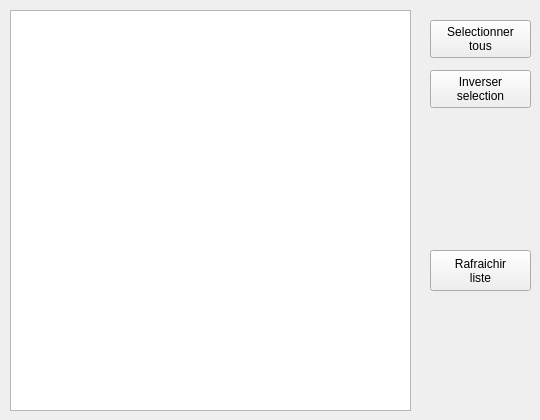
      <widget class="QWidget" name="tab_Test">
       <attribute name="title">
        <string>TEST</string>
       </attribute>
       <widget class="QListWidget" name="listWidget_Test">
        <property name="geometry">
         <rect>
          <x>10</x>
          <y>10</y>
          <width>401</width>
          <height>401</height>
         </rect>
        </property>
        <property name="font">
         <font>
          <family>MS Shell Dlg 2</family>
          <pointsize>10</pointsize>
         </font>
        </property>
       </widget>
       <widget class="QPushButton" name="pushButton_Mods_Test_SelectAll">
        <property name="geometry">
         <rect>
          <x>430</x>
          <y>20</y>
          <width>101</width>
          <height>38</height>
         </rect>
        </property>
        <property name="font">
         <font>
          <pointsize>9</pointsize>
         </font>
        </property>
        <property name="text">
         <string>Selectionner
tous</string>
        </property>
       </widget>
       <widget class="QPushButton" name="pushButton_Mods_Test_InvSelect">
        <property name="geometry">
         <rect>
          <x>430</x>
          <y>70</y>
          <width>101</width>
          <height>38</height>
         </rect>
        </property>
        <property name="font">
         <font>
          <pointsize>9</pointsize>
         </font>
        </property>
        <property name="text">
         <string>Inverser
selection</string>
        </property>
       </widget>
       <widget class="QPushButton" name="pushButton_Mods_Test_RefreshList">
        <property name="geometry">
         <rect>
          <x>430</x>
          <y>250</y>
          <width>101</width>
          <height>41</height>
         </rect>
        </property>
        <property name="font">
         <font>
          <pointsize>9</pointsize>
         </font>
        </property>
        <property name="text">
         <string>Rafraichir
liste</string>
        </property>
       </widget>
       <widget class="QLabel" name="label_GFX_Test">
        <property name="geometry">
         <rect>
          <x>430</x>
          <y>130</y>
          <width>101</width>
          <height>101</height>
         </rect>
        </property>
        <property name="text">
         <string notr="true"/>
        </property>
        <property name="pixmap">
         <pixmap resource="ressources.qrc">:/gfx/ampoule.png</pixmap>
        </property>
        <property name="scaledContents">
         <bool>true</bool>
        </property>
       </widget>
      </widget>
